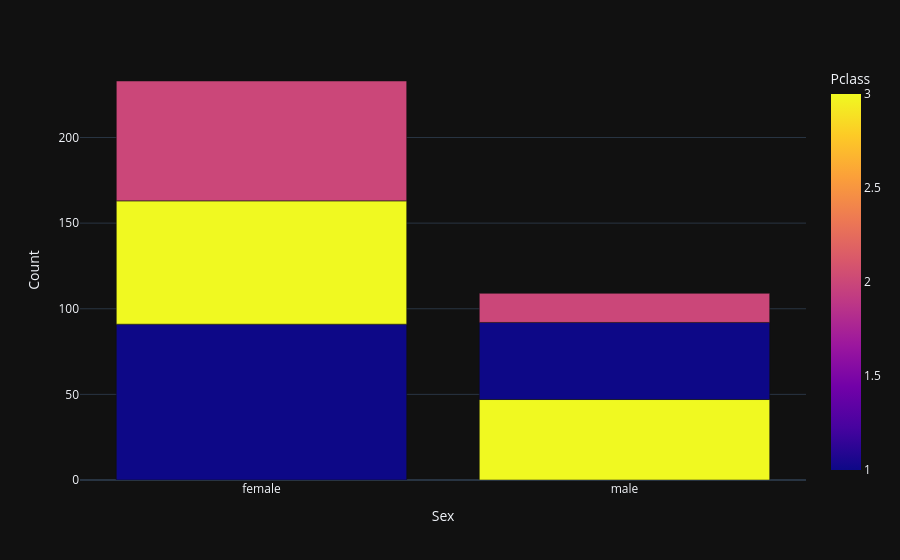

This figure's notebook cell:
### Code cell
nbr_sex = data[data["Survived"] == 1][["Sex","Pclass"]].value_counts().reset_index()
nbr_sex.columns = ["Sex","Pclass", "Count"]
fig=px.bar(nbr_sex,x="Sex",y="Count",color="Pclass")
fig.show()

### Figure 1 — Plotly figure (JSON) as saved in the notebook; plotly's stock layout.template omitted (floating-point values rounded to 4 significant figures)
{"data": [{"hovertemplate": "Sex=%{x}<br>Count=%{y}<br>Pclass=%{marker.color}<extra></extra>", "legendgroup": "", "marker": {"color": [1, 3, 2, 3, 1, 2], "coloraxis": "coloraxis", "pattern": {"shape": ""}}, "name": "", "orientation": "v", "showlegend": false, "textposition": "auto", "x": ["female", "female", "female", "male", "male", "male"], "xaxis": "x", "y": [91, 72, 70, 47, 45, 17], "yaxis": "y", "type": "bar"}], "layout": {"xaxis": {"anchor": "y", "domain": [0.0, 1.0], "title": {"text": "Sex"}}, "yaxis": {"anchor": "x", "domain": [0.0, 1.0], "title": {"text": "Count"}}, "coloraxis": {"colorbar": {"title": {"text": "Pclass"}}, "colorscale": [[0.0, "#0d0887"], [0.1111, "#46039f"], [0.2222, "#7201a8"], [0.3333, "#9c179e"], [0.4444, "#bd3786"], [0.5556, "#d8576b"], [0.6667, "#ed7953"], [0.7778, "#fb9f3a"], [0.8889, "#fdca26"], [1.0, "#f0f921"]]}, "legend": {"tracegroupgap": 0}, "margin": {"t": 60}, "barmode": "relative"}}
